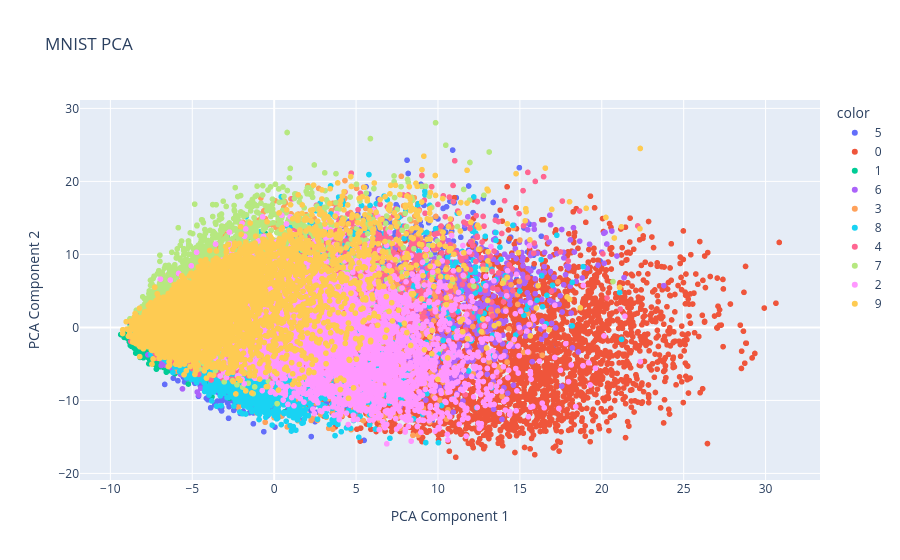

Here is the notebook cell this chart was saved with:
### Code cell
import plotly.express as px

y_train = y_train.astype(str)

fig = px.scatter(
    x=x_train_trf[:, 0],
    y=x_train_trf[:, 1],
    color=y_train,
    labels={"x": "PCA Component 1", "y": "PCA Component 2"},
    title="MNIST PCA"
)
fig.show()

### Figure 1 — Plotly figure (JSON) as saved in the notebook; plotly's stock layout.template omitted (floating-point values rounded to 4 significant figures; data arrays with more than 128 entries replaced by an {"elided": "..."} marker saying what was removed)
{"data": [{"hovertemplate": "color=5<br>PCA Component 1=%{x}<br>PCA Component 2=%{y}<extra></extra>", "legendgroup": "5", "marker": {"color": "#636efa", "symbol": "circle"}, "mode": "markers", "name": "5", "showlegend": true, "type": "scattergl", "x": {"elided": "4317 float values"}, "xaxis": "x", "y": {"elided": "4317 float values"}, "yaxis": "y"}, {"hovertemplate": "color=0<br>PCA Component 1=%{x}<br>PCA Component 2=%{y}<extra></extra>", "legendgroup": "0", "marker": {"color": "#EF553B", "symbol": "circle"}, "mode": "markers", "name": "0", "showlegend": true, "type": "scattergl", "x": {"elided": "4748 float values"}, "xaxis": "x", "y": {"elided": "4748 float values"}, "yaxis": "y"}, {"hovertemplate": "color=1<br>PCA Component 1=%{x}<br>PCA Component 2=%{y}<extra></extra>", "legendgroup": "1", "marker": {"color": "#00cc96", "symbol": "circle"}, "mode": "markers", "name": "1", "showlegend": true, "type": "scattergl", "x": {"elided": "5420 float values"}, "xaxis": "x", "y": {"elided": "5420 float values"}, "yaxis": "y"}, {"hovertemplate": "color=6<br>PCA Component 1=%{x}<br>PCA Component 2=%{y}<extra></extra>", "legendgroup": "6", "marker": {"color": "#ab63fa", "symbol": "circle"}, "mode": "markers", "name": "6", "showlegend": true, "type": "scattergl", "x": {"elided": "4741 float values"}, "xaxis": "x", "y": {"elided": "4741 float values"}, "yaxis": "y"}, {"hovertemplate": "color=3<br>PCA Component 1=%{x}<br>PCA Component 2=%{y}<extra></extra>", "legendgroup": "3", "marker": {"color": "#FFA15A", "symbol": "circle"}, "mode": "markers", "name": "3", "showlegend": true, "type": "scattergl", "x": {"elided": "4912 float values"}, "xaxis": "x", "y": {"elided": "4912 float values"}, "yaxis": "y"}, {"hovertemplate": "color=8<br>PCA Component 1=%{x}<br>PCA Component 2=%{y}<extra></extra>", "legendgroup": "8", "marker": {"color": "#19d3f3", "symbol": "circle"}, "mode": "markers", "name": "8", "showlegend": true, "type": "scattergl", "x": {"elided": "4691 float values"}, "xaxis": "x", "y": {"elided": "4691 float values"}, "yaxis": "y"}, {"hovertemplate": "color=4<br>PCA Component 1=%{x}<br>PCA Component 2=%{y}<extra></extra>", "legendgroup": "4", "marker": {"color": "#FF6692", "symbol": "circle"}, "mode": "markers", "name": "4", "showlegend": true, "type": "scattergl", "x": {"elided": "4666 float values"}, "xaxis": "x", "y": {"elided": "4666 float values"}, "yaxis": "y"}, {"hovertemplate": "color=7<br>PCA Component 1=%{x}<br>PCA Component 2=%{y}<extra></extra>", "legendgroup": "7", "marker": {"color": "#B6E880", "symbol": "circle"}, "mode": "markers", "name": "7", "showlegend": true, "type": "scattergl", "x": {"elided": "4966 float values"}, "xaxis": "x", "y": {"elided": "4966 float values"}, "yaxis": "y"}, {"hovertemplate": "color=2<br>PCA Component 1=%{x}<br>PCA Component 2=%{y}<extra></extra>", "legendgroup": "2", "marker": {"color": "#FF97FF", "symbol": "circle"}, "mode": "markers", "name": "2", "showlegend": true, "type": "scattergl", "x": {"elided": "4784 float values"}, "xaxis": "x", "y": {"elided": "4784 float values"}, "yaxis": "y"}, {"hovertemplate": "color=9<br>PCA Component 1=%{x}<br>PCA Component 2=%{y}<extra></extra>", "legendgroup": "9", "marker": {"color": "#FECB52", "symbol": "circle"}, "mode": "markers", "name": "9", "showlegend": true, "type": "scattergl", "x": {"elided": "4755 float values"}, "xaxis": "x", "y": {"elided": "4755 float values"}, "yaxis": "y"}], "layout": {"legend": {"title": {"text": "color"}, "tracegroupgap": 0}, "title": {"text": "MNIST PCA"}, "xaxis": {"anchor": "y", "domain": [0, 1], "title": {"text": "PCA Component 1"}}, "yaxis": {"anchor": "x", "domain": [0, 1], "title": {"text": "PCA Component 2"}}}}
